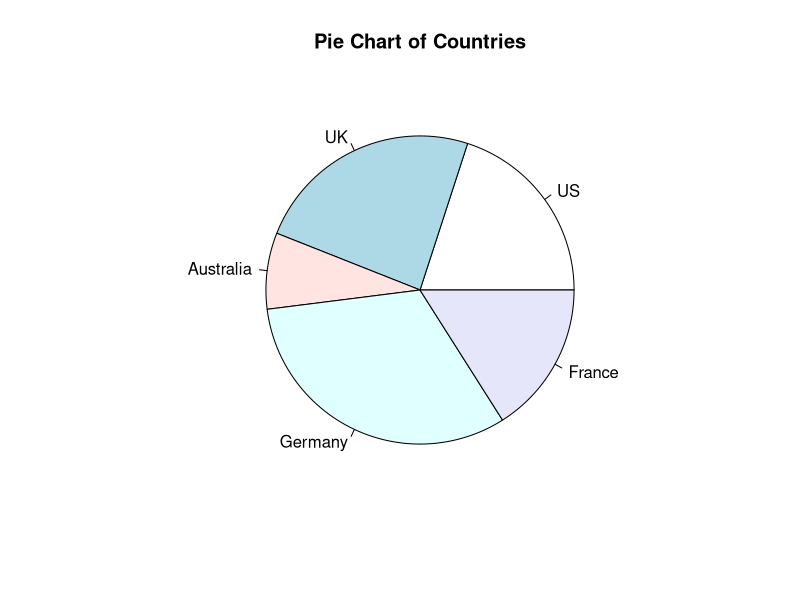
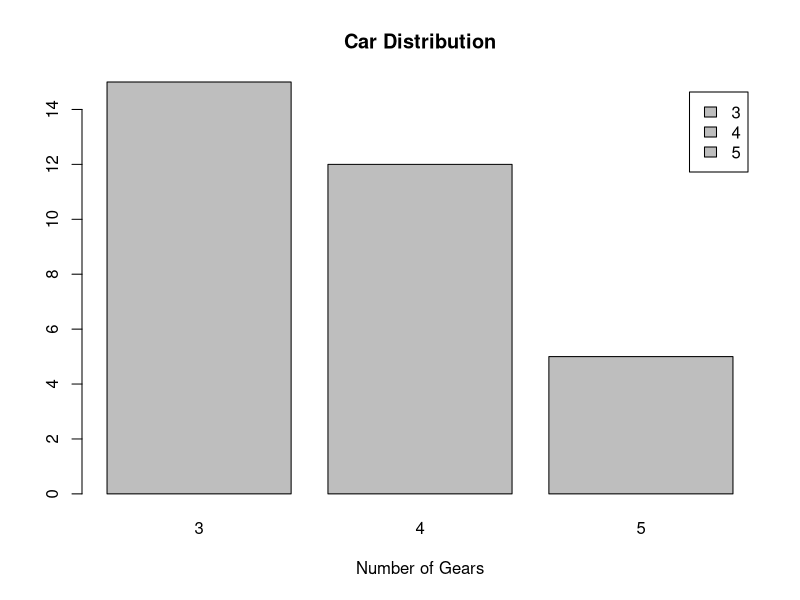

Source code (R) for these figures, in order:
# Exp 5: Pie and Bar Charts
slices <- c(10, 12, 4, 16, 8)
lbls <- c("US", "UK", "Australia", "Germany", "France")

# Pie
pie(slices, labels = lbls, main="Pie Chart of Countries")

# 3D Pie (requires plotrix)
# library(plotrix)
# pie3D(slices, labels = lbls, explode=0.1, main="3D Pie Chart")

# Bar Chart
counts <- table(mtcars$gear)
barplot(counts, main="Car Distribution", xlab="Number of Gears", legend=rownames(counts))
